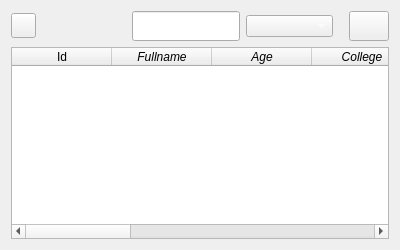
        <widget class="QWidget" name="Tables">
         <attribute name="title">
          <string>Student Tables</string>
         </attribute>
         <layout class="QVBoxLayout" name="verticalLayout_7">
          <item>
           <layout class="QVBoxLayout" name="verticalLayout_6">
            <item>
             <layout class="QGridLayout" name="gridLayout_4">
              <item row="0" column="0">
               <widget class="QPushButton" name="btn_refresh">
                <property name="minimumSize">
                 <size>
                  <width>0</width>
                  <height>25</height>
                 </size>
                </property>
                <property name="maximumSize">
                 <size>
                  <width>25</width>
                  <height>16777215</height>
                 </size>
                </property>
                <property name="text">
                 <string/>
                </property>
                <property name="icon">
                 <iconset>
                  <normaloff>refresh.png</normaloff>refresh.png</iconset>
                </property>
                <property name="iconSize">
                 <size>
                  <width>18</width>
                  <height>18</height>
                 </size>
                </property>
               </widget>
              </item>
              <item row="0" column="2">
               <layout class="QGridLayout" name="gridLayout_5">
                <item row="0" column="3">
                 <widget class="QPushButton" name="btn_search">
                  <property name="minimumSize">
                   <size>
                    <width>0</width>
                    <height>30</height>
                   </size>
                  </property>
                  <property name="maximumSize">
                   <size>
                    <width>40</width>
                    <height>50</height>
                   </size>
                  </property>
                  <property name="text">
                   <string/>
                  </property>
                  <property name="icon">
                   <iconset>
                    <normaloff>search.png</normaloff>search.png</iconset>
                  </property>
                 </widget>
                </item>
                <item row="0" column="0">
                 <widget class="QLineEdit" name="txt_search">
                  <property name="minimumSize">
                   <size>
                    <width>100</width>
                    <height>30</height>
                   </size>
                  </property>
                  <property name="alignment">
                   <set>Qt::AlignLeading|Qt::AlignLeft|Qt::AlignVCenter</set>
                  </property>
                 </widget>
                </item>
                <item row="0" column="2">
                 <spacer name="horizontalSpacer_2">
                  <property name="orientation">
                   <enum>Qt::Horizontal</enum>
                  </property>
                  <property name="sizeType">
                   <enum>QSizePolicy::Fixed</enum>
                  </property>
                  <property name="sizeHint" stdset="0">
                   <size>
                    <width>10</width>
                    <height>20</height>
                   </size>
                  </property>
                 </spacer>
                </item>
                <item row="0" column="1">
                 <widget class="QComboBox" name="cmb_columns">
                  <property name="minimumSize">
                   <size>
                    <width>87</width>
                    <height>0</height>
                   </size>
                  </property>
                  <property name="maximumSize">
                   <size>
                    <width>20</width>
                    <height>16777215</height>
                   </size>
                  </property>
                  <property name="cursor">
                   <cursorShape>PointingHandCursor</cursorShape>
                  </property>
                  <property name="styleSheet">
                   <string notr="true">color:white;</string>
                  </property>
                  <property name="editable">
                   <bool>false</bool>
                  </property>
                 </widget>
                </item>
               </layout>
              </item>
              <item row="0" column="1">
               <spacer name="horizontalSpacer">
                <property name="orientation">
                 <enum>Qt::Horizontal</enum>
                </property>
                <property name="sizeHint" stdset="0">
                 <size>
                  <width>90</width>
                  <height>20</height>
                 </size>
                </property>
               </spacer>
              </item>
             </layout>
            </item>
            <item>
             <widget class="QTableWidget" name="table_students">
              <column>
               <property name="text">
                <string>Id</string>
               </property>
               <property name="textAlignment">
                <set>AlignCenter</set>
               </property>
              </column>
              <column>
               <property name="text">
                <string>Fullname</string>
               </property>
               <property name="font">
                <font>
                 <italic>true</italic>
                </font>
               </property>
              </column>
              <column>
               <property name="text">
                <string>Age</string>
               </property>
               <property name="font">
                <font>
                 <italic>true</italic>
                </font>
               </property>
              </column>
              <column>
               <property name="text">
                <string>College</string>
               </property>
               <property name="font">
                <font>
                 <italic>true</italic>
                </font>
               </property>
              </column>
              <column>
               <property name="text">
                <string>Level</string>
               </property>
               <property name="font">
                <font>
                 <italic>true</italic>
                </font>
               </property>
              </column>
              <column>
               <property name="text">
                <string>Matric. Num</string>
               </property>
               <property name="font">
                <font>
                 <pointsize>8</pointsize>
                 <italic>true</italic>
                </font>
               </property>
              </column>
              <column>
               <property name="text">
                <string>Department</string>
               </property>
               <property name="font">
                <font>
                 <italic>true</italic>
                </font>
               </property>
              </column>
              <column>
               <property name="text">
                <string>Number of courses</string>
               </property>
               <property name="font">
                <font>
                 <italic>true</italic>
                </font>
               </property>
              </column>
              <column>
               <property name="text">
                <string>Current GPA</string>
               </property>
               <property name="font">
                <font>
                 <italic>true</italic>
                </font>
               </property>
              </column>
              <column>
               <property name="text">
                <string>Date-Registered</string>
               </property>
              </column>
             </widget>
            </item>
           </layout>
          </item>
         </layout>
        </widget>
